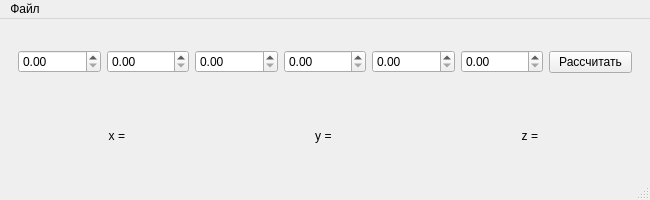
<?xml version="1.0" encoding="UTF-8"?>
<ui version="4.0">
 <class>Interface</class>
 <widget class="QMainWindow" name="Interface">
  <property name="geometry">
   <rect>
    <x>0</x>
    <y>0</y>
    <width>650</width>
    <height>200</height>
   </rect>
  </property>
  <property name="minimumSize">
   <size>
    <width>630</width>
    <height>150</height>
   </size>
  </property>
  <property name="maximumSize">
   <size>
    <width>700</width>
    <height>200</height>
   </size>
  </property>
  <property name="windowTitle">
   <string>Interface</string>
  </property>
  <widget class="QWidget" name="centralwidget">
   <layout class="QVBoxLayout" name="verticalLayout">
    <item>
     <widget class="QWidget" name="widget" native="true">
      <layout class="QHBoxLayout" name="horizontalLayout">
       <item>
        <widget class="QDoubleSpinBox" name="doubleSpinBox_1"/>
       </item>
       <item>
        <widget class="QDoubleSpinBox" name="doubleSpinBox_2"/>
       </item>
       <item>
        <widget class="QDoubleSpinBox" name="doubleSpinBox_3"/>
       </item>
       <item>
        <widget class="QDoubleSpinBox" name="doubleSpinBox_4"/>
       </item>
       <item>
        <widget class="QDoubleSpinBox" name="doubleSpinBox_5"/>
       </item>
       <item>
        <widget class="QDoubleSpinBox" name="doubleSpinBox_6"/>
       </item>
       <item>
        <widget class="QPushButton" name="pushButton">
         <property name="text">
          <string>Рассчитать</string>
         </property>
        </widget>
       </item>
      </layout>
     </widget>
    </item>
    <item>
     <widget class="QWidget" name="widget_2" native="true">
      <layout class="QHBoxLayout" name="horizontalLayout_2">
       <item>
        <widget class="QLabel" name="xLabel">
         <property name="sizePolicy">
          <sizepolicy hsizetype="Minimum" vsizetype="Minimum">
           <horstretch>0</horstretch>
           <verstretch>0</verstretch>
          </sizepolicy>
         </property>
         <property name="text">
          <string>x = </string>
         </property>
         <property name="alignment">
          <set>Qt::AlignCenter</set>
         </property>
        </widget>
       </item>
       <item>
        <widget class="QLabel" name="yLabel">
         <property name="sizePolicy">
          <sizepolicy hsizetype="Minimum" vsizetype="Minimum">
           <horstretch>0</horstretch>
           <verstretch>0</verstretch>
          </sizepolicy>
         </property>
         <property name="text">
          <string>y = </string>
         </property>
         <property name="alignment">
          <set>Qt::AlignCenter</set>
         </property>
        </widget>
       </item>
       <item>
        <widget class="QLabel" name="zLabel">
         <property name="sizePolicy">
          <sizepolicy hsizetype="Minimum" vsizetype="Minimum">
           <horstretch>0</horstretch>
           <verstretch>0</verstretch>
          </sizepolicy>
         </property>
         <property name="text">
          <string>z = </string>
         </property>
         <property name="alignment">
          <set>Qt::AlignCenter</set>
         </property>
        </widget>
       </item>
      </layout>
     </widget>
    </item>
   </layout>
  </widget>
  <widget class="QMenuBar" name="menubar">
   <property name="geometry">
    <rect>
     <x>0</x>
     <y>0</y>
     <width>650</width>
     <height>22</height>
    </rect>
   </property>
   <widget class="QMenu" name="menuFile">
    <property name="title">
     <string>Файл</string>
    </property>
    <addaction name="actionOpen_data_file"/>
   </widget>
   <addaction name="menuFile"/>
  </widget>
  <widget class="QStatusBar" name="statusbar"/>
  <action name="actionOpen_data_file">
   <property name="text">
    <string>Открыть файл</string>
   </property>
  </action>
 </widget>
 <resources/>
 <connections/>
</ui>
